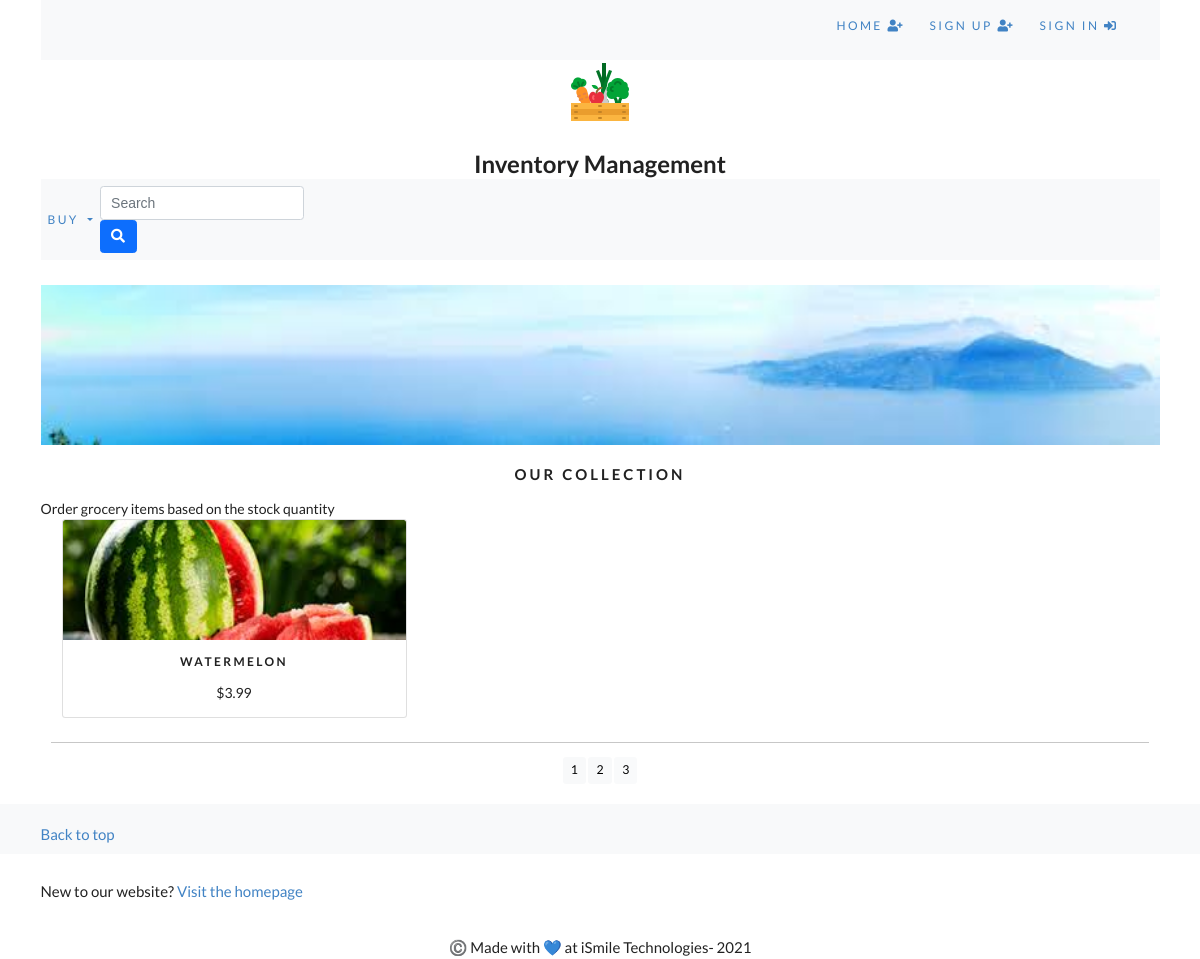
/buy/?page=3, run on the app's committed database.
### buy/models.py (models this page shows, shortened)
class Product(models.Model):
    name = models.CharField(max_length= 250, unique=True)
    slug = models.SlugField(max_length= 250, unique=True)
    description = models.TextField(blank = True)
    category= models.ForeignKey(Category, on_delete=models.CASCADE)
    price = models.DecimalField(max_digits = 10, decimal_places = 2)
    image = models.ImageField(upload_to='product', blank = True)
    available = models.BooleanField(default = True)
    created = models.DateTimeField(auto_now_add = True)
    updated = models.DateTimeField(auto_now = True)
    class Meta:
        ordering = ('name',)
        verbose_name = 'product'
        verbose_name_plural = 'products'
    def get_url(self):
        return reverse('buy:each_product_details', args =[self.category.slug,self.slug])

### buy/views.py (the view)
# urls.py: path('',views.allProdCat, name = 'allProdCat'), # just all products
def allProdCat(request,c_slug=None):
    cat_page = None
    products_list = None
    if c_slug != None:
        cat_page = get_object_or_404(Category,slug = c_slug)
        products_list = Product.objects.filter(category = cat_page,available = True)
    else:
        products_list = Product.objects.all().filter(available= True)
    paginator = Paginator(products_list,4)
    try:
        page = int(request.GET.get('page','1'))
    except:
        page = 1
    try:
        products = paginator.page(page)
    except(EmptyPage, InvalidPage):
        products = paginator.page(paginator.num_pages)
    return render(request,'buy/category.html',{'category':cat_page,'products':products})

### buy/context_processors.py (called while the page is built)
def menu_links(request):
    links = Category.objects.all()
    return dict(links = links)

### buy/models.py (called while the page is built)
    def get_url(self):
        return reverse('buy:products_by_category', args =[self.slug])

### cart/context_processors.py (called while the page is built)
def counter(request):
    item_count = 0
    if 'admin' in request.path:
        return {}
    else:
        try:
            cart = Cart.objects.filter(cart_id = _cart_id(request))
            cart_items = CartItem.objects.all().filter(cart = cart[:1])
            for cart_item in cart_items:
                item_count += cart_item.quantity
        except Cart.DoesNotExist:
            item_count = 0
    return dict(item_count = item_count)

### cart/views.py (called while the page is built)
def _cart_id(request):
    cart = request.session.session_key # checks if there is a session key in customer browser
    if not cart:
        cart = request.session.create()
    return cart

### buy/templates/buy/category.html (shortened to what this page needs)
{% extends "base.html" %}
{% load static %}
{% block content %}
    <div class="mx-auto">
      {% if category %}
      <img class="my_image" src="{{category.image.url}}" alt="{{category.name}}">
    </div>
    <br>
    <div>
      <h1 class="text-center my_title">{{category.name}}</h1>
      <p class="text-justify">{{category.description}}</p>
    </div>
    <div>
      {% else %}
      <img class="my_image my_image_padding"src="{% static 'img/banner.jpg' %}" alt="Food Items">
    </div>
    <br>
    <div>
      <h1 class="text-center my_title">Our Collection</h1>
      <p class="text-justify">Order grocery items based on the stock quantity</p>
    </div>
      {% endif %}
    <div class="container" >
      <div class="row mx-auto">
        {% for product in products.object_list %}
        <div class="my_bottom_margin col-9 col-sm-12 col-md-4 col-md-12 col-lg-4">
          <div class="card text-center" style="min-width: 18rem;" >
            <a href="{{product.get_url}}"><img class="card-img-top my_image" src="{{product.image.url}}" alt="{{product.name}}"></a>
            <div class="card-body">
              <h4>{{product.name}}</h4>
              <p>${{product.price}}</p>
            </div>
          </div>
        </div>
        {% endfor %}
      </div>
      <div class="mx-auto">
        {% if products.paginator.num_pages > 1 %}
          <hr>
          <div class="text-center">
            {% for pg in products.paginator.page_range %}
              <a href="?page={{pg}}" class="btn btn-light btn-sm {% if products.number == pg %} active {%  endif %}">{{pg}}</a>
            {% endfor %}
          </div>
        {% endif %}
      </div>
      <br>
    </div>
{% endblock %}

### static/css/custom.css (style rules this page uses)
body { font-family: 'Lobster', cursive; }
.my_image { width: 100%; height: auto; }
.my_title { font-size: 15px; text-transform: uppercase; letter-spacing: .2em; }
.my_image_padding { padding-top: 5px; }
.my_bottom_margin { margin-bottom: 10px; }
.card-img-top { width: 100%; height: 10vw; object-fit: cover; }
.card-body h4 { font-size: 12px; text-transform: uppercase; letter-spacing: .2em; }

### data on the page
Product: image (picture), name "WATERMELON", price "3.99"

### other printed values
{{ pg }} "1" "2" "3"
